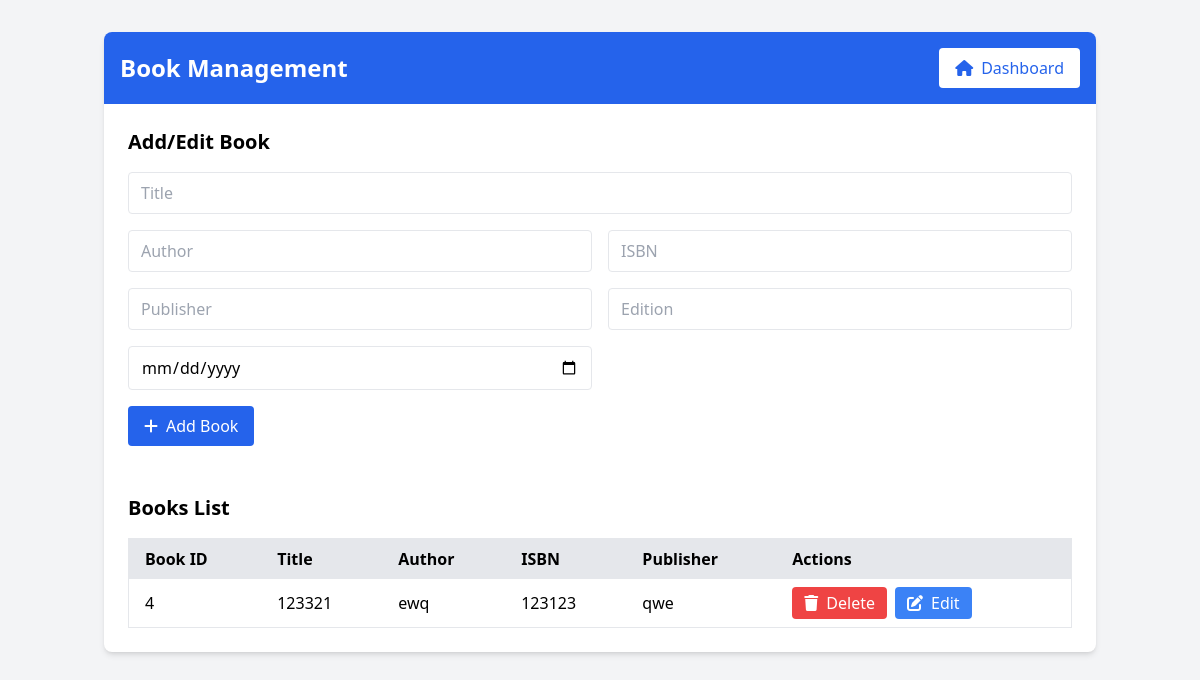
The page /admin/book.php (signed in) on the database as committed earlier.
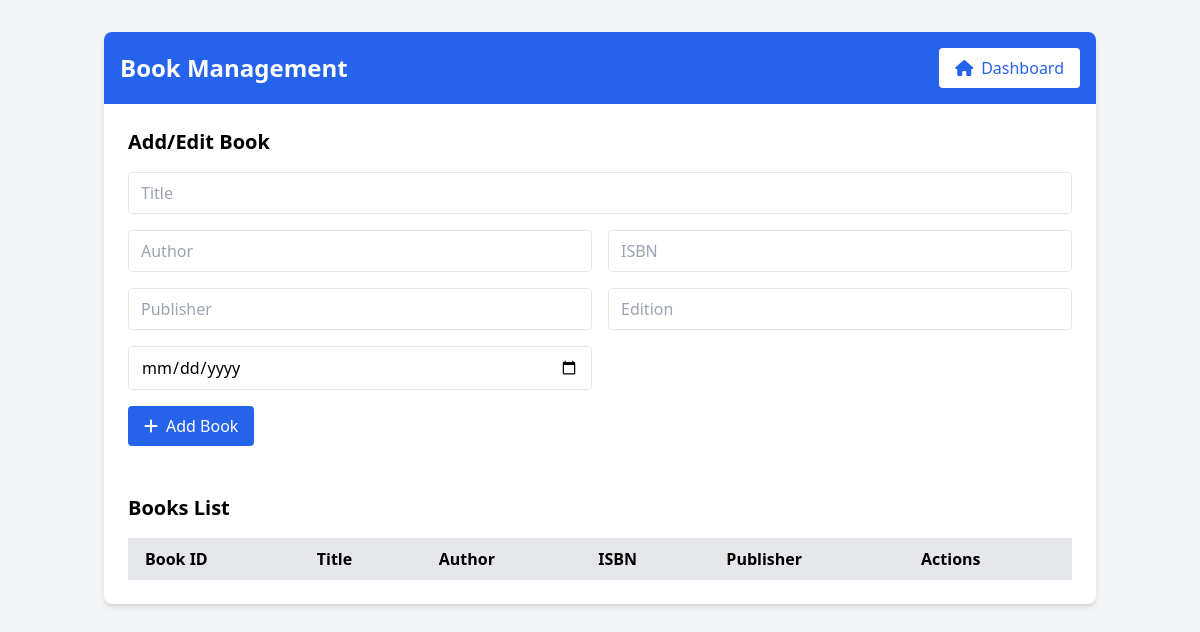
The same page on the database as committed later.
### tables this page shows
CREATE TABLE `books` (
  `BookID` int(11) NOT NULL,
  `ResourceID` int(11) DEFAULT NULL,
  `Author` varchar(255) NOT NULL,
  `ISBN` varchar(20) NOT NULL,
  `Publisher` varchar(255) DEFAULT NULL,
  `Edition` varchar(50) DEFAULT NULL,
  `PublicationDate` date DEFAULT NULL
);

CREATE TABLE `libraryresources` (
  `ResourceID` int(11) NOT NULL,
  `Title` varchar(255) NOT NULL,
  `AccessionNumber` varchar(50) NOT NULL,
  `Category` enum('Book','Periodical','Media') NOT NULL
);

### admin/book_management.php (called while the page is built, shortened)
<?php
include '..\config\db.php';
function getAllBooks() {
    global $pdo;
    try {
        $stmt = $pdo->query("SELECT b.BookID, r.Title, b.Author, b.ISBN, b.Publisher, b.Edition, b.PublicationDate, r.AccessionNumber
                              FROM Books b
                              JOIN LibraryResources r ON b.ResourceID = r.ResourceID");
        return $stmt->fetchAll(PDO::FETCH_ASSOC);
    } catch (PDOException $e) {
        error_log("Error fetching books: " . $e->getMessage());
        return [];
    }
}
$books = getAllBooks();
?>

### admin/book.php (the view, shortened to what the changed rows need)
<!DOCTYPE html>
<html lang="en">
<head>
    <script src="https://cdn.tailwindcss.com"></script>
    <link href="https://cdnjs.cloudflare.com/ajax/libs/font-awesome/6.0.0-beta3/css/all.min.css" rel="stylesheet">
</head>
<body class="bg-gray-100 min-h-screen">
    <div class="container mx-auto px-4 py-8">
        <?php
        include 'book_management.php';
        ?>
        <div class="bg-white shadow-md rounded-lg">
            <div class="bg-blue-600 text-white p-4 rounded-t-lg flex justify-between items-center">
                <h1 class="text-2xl font-bold">Book Management</h1>
            </div>
            <div class="p-6">
                <h2 class="text-xl font-semibold mb-4">Add/Edit Book</h2>
            </div>
            <div class="p-6">
                <h2 class="text-xl font-semibold mb-4">Books List</h2>
                <div class="overflow-x-auto">
                    <table class="w-full bg-white border">
                        <thead class="bg-gray-200">
                            <tr>
                                <th class="px-4 py-2 text-left">Book ID</th>
                                <th class="px-4 py-2 text-left">Title</th>
                                <th class="px-4 py-2 text-left">Author</th>
                                <th class="px-4 py-2 text-left">ISBN</th>
                                <th class="px-4 py-2 text-left">Publisher</th>
                                <th class="px-4 py-2 text-left">Actions</th>
                            </tr>
                        </thead>
                        <tbody>
                            <?php foreach ($books as $book): ?>
                            <tr class="border-b hover:bg-gray-100">
                                <td class="px-4 py-2"><?php echo htmlspecialchars($book['BookID']); ?></td>
                                <td class="px-4 py-2"><?php echo htmlspecialchars($book['Title']); ?></td>
                                <td class="px-4 py-2"><?php echo htmlspecialchars($book['Author']); ?></td>
                                <td class="px-4 py-2"><?php echo htmlspecialchars($book['ISBN']); ?></td>
                                <td class="px-4 py-2"><?php echo htmlspecialchars($book['Publisher']); ?></td>
                                <td class="px-4 py-2 flex space-x-2">
                                    <form method="POST" action="book_management.php" style="display:inline;">
                                        <button type="submit" name="delete"
                                                onclick="return confirm('Are you sure you want to delete this book?');"
                                                class="bg-red-500 text-white px-3 py-1 rounded hover:bg-red-600 transition">
                                            <i class="fas fa-trash mr-2"></i>Delete
                                        </button>
                                    </form>
                                    <button onclick="editBook(<?php echo htmlspecialchars(json_encode($book)); ?>)"
                                            class="bg-blue-500 text-white px-3 py-1 rounded hover:bg-blue-600 transition">
                                        <i class="fas fa-edit mr-2"></i>Edit
                                    </button>
                                </td>
                            </tr>
                            <?php endforeach; ?>
                        </tbody>
                    </table>
                </div>
            </div>
        </div>
    </div>
</body>
</html>

Rows that differ between the two databases and show on the page:
removed books: BookID "4", ResourceID.Title "123321", Author "ewq", ISBN "123123", Publisher "qwe"
